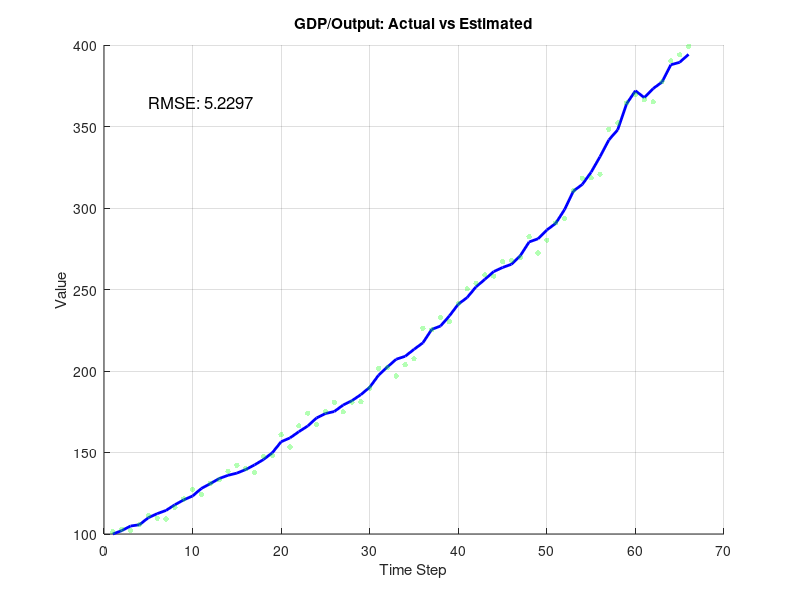

MATLAB code to generate this figure: (Note: this script raises an error after producing the figure.)
% Unscented Kalman Filter (UKF) for Economic Tracking with Comet Plot Animation
% Modified to save animations using VideoWriter
clear; clc;close all;

% Read the CSV and Excel files
try
    % Import data using readtable for CSV files and readmatrix for Excel
    depreciation_data = readtable('Y0000C1Q027SBEA.csv');
    savings_data = readtable('PSAVERT.csv');
    labour_data = readtable('LFACTTTTUSM647S.csv');
    labour_growth_data = readtable('LABOUR_GROWTH_RATE.xlsx');
    output_data = readtable('GDPC1.csv');
    productivity_data = readtable('RTFPNAUSA632NRUG.csv');
    capital_data = readtable('RKNANPUSA666NRUG.csv');
    
    % Extract the last columns (values) - taking only the first 66 rows
    depreciation = depreciation_data{1:66, end};
    savings = savings_data{1:66, end};
    labour = labour_data{1:66, end};
    labour_growth = labour_growth_data{1:66, end};
    output = output_data{1:66, end};
    productivity = productivity_data{1:66, end};
    capital = capital_data{1:66, end};
    
    % Number of time steps
    N = 66;
    
    % Assemble all variables into a combined state vector
    % State vector: [output, labour, capital, depreciation, savings, productivity, labour_growth]
    x_true = [output, labour, capital, depreciation, savings, productivity, labour_growth]';
    
    % Create measurements with some noise
    rng(42); % Set random seed for reproducibility
    noise_level = 0.02; % 2% noise
    z_meas = x_true .* (1 + noise_level * randn(size(x_true)));
    
    disp('Successfully loaded CSV files.');
    
catch
    % If files not found or error reading, create simulated data
    disp('Error reading CSV files. Using simulated data instead.');
    
    % Simulation parameters
    N = 66;
    
    % Initial state values
    initial_state = [100; 50; 200; 0.1; 8; 1; 0.02]; 
    % [Output, Labour, Capital, Depreciation, Savings, Productivity, Labour Growth]
    
    % Create simulated data
    x_true = zeros(7, N);
    x_true(:,1) = initial_state;
    
    % Simple simulation model
    for k = 2:N
        % Simple economic model with some random growth/fluctuation
        growth_factors = [0.02; 0.01; 0.015; 0.001; 0.005; 0.01; 0.002];
        noise_factors = [0.01; 0.005; 0.008; 0.002; 0.01; 0.005; 0.001];
        
        growth_rate = noise_factors .* randn(7,1) + growth_factors;
        x_true(:,k) = x_true(:,k-1) .* (1 + growth_rate);
    end
    
    % Create noisy measurements
    z_meas = x_true .* (1 + 0.02 * randn(size(x_true)));
end

% Normalize data to avoid numerical issues
x_mean = mean(x_true, 2);
x_std = std(x_true, 0, 2);

x_true_norm = zeros(size(x_true));
z_meas_norm = zeros(size(z_meas));

for i = 1:size(x_true, 1)
    x_true_norm(i,:) = (x_true(i,:) - x_mean(i)) / x_std(i);
    z_meas_norm(i,:) = (z_meas(i,:) - x_mean(i)) / x_std(i);
end

% Initialize UKF for all variables
n = size(x_true, 1); % State dimension
x_est_norm = zeros(size(x_true_norm));
x_est_norm(:,1) = z_meas_norm(:,1); % Initialize with first measurement
P = eye(n); % Initial covariance matrix

% Process and measurement noise covariance matrices
Q = diag(0.01 * ones(1, n)); % Process noise
R = diag(0.02 * ones(1, n)); % Measurement noise

% Define state transition function for normalized economic variables
% This is a simple model relating the variables
f = @(x) [
    x(1) + 0.05*x(3) - 0.02*x(2);                % Output: influenced by capital and labor
    x(2) + 0.01*x(1) - 0.01*x(7);                % Labour: influenced by output and labour growth
    x(3) + 0.03*x(1) - 0.01*x(4);                % Capital: influenced by output and depreciation
    x(4) + 0.01*x(3) - 0.005*x(1);               % Depreciation: influenced by capital and output
    x(5) + 0.02*x(1) - 0.01*x(2);                % Savings: influenced by output and labour
    x(6) + 0.01*x(1) + 0.01*x(3) - 0.02*x(2);    % Productivity: influenced by output, capital and labour
    x(7) + 0.01*x(6) - 0.005*x(5);               % Labour growth: influenced by productivity and savings
    ];

% Define direct measurement function
h = @(x) x; % Direct measurement of all state variables

% UKF parameters
alpha = 1e-3;   % Determines spread of sigma points around mean
kappa = 0;      % Secondary scaling parameter
beta = 2;       % Incorporates prior knowledge of distribution (2 is optimal for Gaussian)
lambda = alpha^2 * (n + kappa) - n;
gamma = sqrt(n + lambda);

% Calculate weights for mean and covariance
Wm = zeros(2*n + 1, 1); % Weights for mean
Wc = zeros(2*n + 1, 1); % Weights for covariance

Wm(1) = lambda / (n + lambda);
Wc(1) = lambda / (n + lambda) + (1 - alpha^2 + beta);

for i = 2:(2*n + 1)
    Wm(i) = 1 / (2 * (n + lambda));
    Wc(i) = 1 / (2 * (n + lambda));
end

% Run the UKF algorithm
for k = 2:N
    % Get current measurement
    z = z_meas_norm(:, k);
    
    % Get previous state estimate and covariance
    x = x_est_norm(:, k-1);
    
    % Generate sigma points
    sigma_points = zeros(n, 2*n + 1);
    
    % Mean as the first sigma point
    sigma_points(:, 1) = x;
    
    % Calculate square root of P (using Cholesky decomposition)
    A = chol(P)';
    
    % Generate remaining sigma points
    for i = 1:n
        sigma_points(:, i+1) = x + gamma * A(:, i);
        sigma_points(:, i+1+n) = x - gamma * A(:, i);
    end
    
    % Propagate sigma points through state transition function
    sigma_points_pred = zeros(n, 2*n + 1);
    for i = 1:(2*n + 1)
        sigma_points_pred(:, i) = f(sigma_points(:, i));
    end
    
    % Calculate predicted mean
    x_pred = zeros(n, 1);
    for i = 1:(2*n + 1)
        x_pred = x_pred + Wm(i) * sigma_points_pred(:, i);
    end
    
    % Calculate predicted covariance
    P_pred = zeros(n, n);
    for i = 1:(2*n + 1)
        diff = sigma_points_pred(:, i) - x_pred;
        P_pred = P_pred + Wc(i) * (diff * diff');
    end
    P_pred = P_pred + Q;
    
    % Propagate sigma points through measurement function
    sigma_z = zeros(n, 2*n + 1);
    for i = 1:(2*n + 1)
        sigma_z(:, i) = h(sigma_points_pred(:, i));
    end
    
    % Calculate predicted measurement mean
    z_pred = zeros(n, 1);
    for i = 1:(2*n + 1)
        z_pred = z_pred + Wm(i) * sigma_z(:, i);
    end
    
    % Calculate innovation covariance
    S = zeros(n, n);
    for i = 1:(2*n + 1)
        diff = sigma_z(:, i) - z_pred;
        S = S + Wc(i) * (diff * diff');
    end
    S = S + R;
    
    % Calculate cross-correlation matrix
    P_xz = zeros(n, n);
    for i = 1:(2*n + 1)
        diff_x = sigma_points_pred(:, i) - x_pred;
        diff_z = sigma_z(:, i) - z_pred;
        P_xz = P_xz + Wc(i) * (diff_x * diff_z');
    end
    
    % Calculate Kalman gain
    K = P_xz / S;
    
    % Update state estimate and covariance
    x_est_norm(:, k) = x_pred + K * (z - z_pred);
    P = P_pred - K * S * K';
end

% Denormalize the estimates
x_est = zeros(size(x_est_norm));
for i = 1:size(x_true, 1)
    x_est(i,:) = x_est_norm(i,:) * x_std(i) + x_mean(i);
end

% Create time vector
time = 1:N;

% Variable names for plots
variable_names = {'GDP/Output', 'Labour', 'Capital', 'Depreciation', 'Savings Rate', 'Productivity', 'Labour Growth Rate'};

% Calculate overall RMSE for each variable
rmse_values = zeros(size(x_true, 1), 1);
for i = 1:size(x_true, 1)
    rmse_values(i) = sqrt(mean((x_true(i,:) - x_est(i,:)).^2));
end

% Display RMSE values
fprintf('RMSE Values:\n');
for i = 1:size(x_true, 1)
    fprintf('%s: %.4f\n', variable_names{i}, rmse_values(i));
end

% Create individual plots with animation and save as videos
for i = 1:size(x_true, 1)
    % Create figure
    fig = figure('Name', variable_names{i}, 'Position', [100*i, 100*i, 800, 400]);
    
    % Set up the plot and axes
    hold on;
    plot(time, x_true(i,:), 'b-', 'LineWidth', 2);
    scatter(time, z_meas(i,:), 15, 'g', 'filled', 'MarkerFaceAlpha', 0.3);
    
    title([variable_names{i}, ': Actual vs Estimated']);
    xlabel('Time Step');
    ylabel('Value');
    grid on;
    
    % Calculate and display RMSE
    rmse = sqrt(mean((x_true(i,:) - x_est(i,:)).^2));
    text(5, min(x_true(i,:)) + 0.9*(max(x_true(i,:)) - min(x_true(i,:))), ...
        ['RMSE: ', num2str(rmse, '%.4f')], 'FontSize', 12);
    
    % Setup VideoWriter
    video_filename = [variable_names{i}, '_animation.mp4'];
    video_filename = strrep(video_filename, '/', '_'); % Replace any slashes in filenames
    vw = VideoWriter(video_filename, 'MPEG-4');
    vw.FrameRate = 15; % Frames per second
    vw.Quality = 95;   % Video quality (0-100)
    open(vw);
    
    % Create the animation and record it frame by frame
    h = animatedline('Color', 'r', 'LineWidth', 2);
    
    for k = 1:N
        addpoints(h, time(k), x_est(i,k));
        drawnow
        
        % Capture the frame
        frame = getframe(fig);
        writeVideo(vw, frame);
        
        % Pause briefly to slow down animation as needed
        pause(0.05);
    end
    
    % Close the video writer
    close(vw);
    fprintf('Saved video for %s to %s\n', variable_names{i}, video_filename);
    
    % Add legend after animation completes
    legend('Actual Value', 'Measurements', 'Kalman Filter Estimate', 'Location', 'best');
    
    % Improve formatting for readability
    ax = gca;
    ax.FontSize = 12;
    ax.LineWidth = 1.5;
end

% Create a combined figure with normalized data and animation
fig_combined = figure('Name', 'All Variables Normalized', 'Position', [100, 100, 1000, 600]);

% Normalize data for plotting
norm_true = zeros(size(x_true));
norm_est = zeros(size(x_est));
norm_meas = zeros(size(z_meas));

for i = 1:size(x_true, 1)
    norm_true(i,:) = (x_true(i,:) - min(x_true(i,:))) / (max(x_true(i,:)) - min(x_true(i,:)));
    norm_est(i,:) = (x_est(i,:) - min(x_true(i,:))) / (max(x_true(i,:)) - min(x_true(i,:)));
    norm_meas(i,:) = (z_meas(i,:) - min(x_true(i,:))) / (max(x_true(i,:)) - min(x_true(i,:)));
end

% Setup VideoWriter for combined animation
combined_video = VideoWriter('Combined_Economic_Variables_Animation.mp4', 'MPEG-4');
combined_video.FrameRate = 15;
combined_video.Quality = 95;
open(combined_video);

% Initialize animated lines
h_lines = cell(size(x_true, 1), 1);

% Create 2x4 subplot grid for all variables
for i = 1:size(x_true, 1)
    subplot(2, 4, i);
    
    % Plot true values first
    plot(time, norm_true(i,:), 'b-', 'LineWidth', 1.5);
    hold on;
    
    % Scatter plot for measurements
    scatter(time, norm_meas(i,:), 10, 'g', 'filled', 'MarkerFaceAlpha', 0.3);
    
    title(variable_names{i});
    if i > 4 % Only add x-labels to bottom row
        xlabel('Time Step');
    end
    ylabel('Normalized Value');
    grid on;
    
    % Create animated line for each subplot
    h_lines{i} = animatedline('Color', 'r', 'LineWidth', 1.5);
    
    % Only add legend to the first subplot
    if i == 1
        legend('Actual', 'Measurements', 'Estimate', 'Location', 'best');
    end
end

% Adjust layout
sgtitle('Normalized Economic Variables: Actual vs Estimated', 'FontSize', 14);

% Run animation for all subplots frame by frame
for k = 1:N
    for i = 1:size(x_true, 1)
        subplot(2, 4, i);
        addpoints(h_lines{i}, time(k), norm_est(i,k));
    end
    
    drawnow
    
    % Capture the frame
    frame = getframe(fig_combined);
    writeVideo(combined_video, frame);
    
    % Pause briefly to slow down animation
    pause(0.05);
end

% Close the video writer
close(combined_video);
fprintf('Saved combined animation to Combined_Economic_Variables_Animation.mp4\n');

% Display a summary of what was saved
fprintf('\nVideo files saved:\n');
for i = 1:size(x_true, 1)
    video_filename = [variable_names{i}, '_animation.mp4'];
    video_filename = strrep(video_filename, '/', '_');
    fprintf('- %s\n', video_filename);
end
fprintf('- Combined_Economic_Variables_Animation.mp4\n');